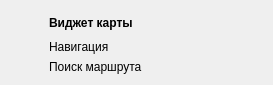
<?xml version="1.0" encoding="UTF-8"?>
<ui version="4.0">
 <class>StatusBarMapWidgetToolTip</class>
 <widget class="QWidget" name="StatusBarMapWidgetToolTip">
  <property name="geometry">
   <rect>
    <x>0</x>
    <y>0</y>
    <width>273</width>
    <height>85</height>
   </rect>
  </property>
  <property name="sizePolicy">
   <sizepolicy hsizetype="Preferred" vsizetype="Preferred">
    <horstretch>0</horstretch>
    <verstretch>0</verstretch>
   </sizepolicy>
  </property>
  <property name="minimumSize">
   <size>
    <width>230</width>
    <height>75</height>
   </size>
  </property>
  <property name="maximumSize">
   <size>
    <width>16777215</width>
    <height>85</height>
   </size>
  </property>
  <property name="windowTitle">
   <string>Form</string>
  </property>
  <layout class="QHBoxLayout" name="horizontalLayout">
   <item>
    <widget class="QLabel" name="labelInfoIcon">
     <property name="sizePolicy">
      <sizepolicy hsizetype="Fixed" vsizetype="Fixed">
       <horstretch>0</horstretch>
       <verstretch>0</verstretch>
      </sizepolicy>
     </property>
     <property name="minimumSize">
      <size>
       <width>32</width>
       <height>32</height>
      </size>
     </property>
     <property name="maximumSize">
      <size>
       <width>32</width>
       <height>32</height>
      </size>
     </property>
     <property name="text">
      <string/>
     </property>
     <property name="alignment">
      <set>Qt::AlignCenter</set>
     </property>
    </widget>
   </item>
   <item>
    <layout class="QVBoxLayout" name="verticalLayout">
     <item>
      <widget class="QLabel" name="labelCaption">
       <property name="font">
        <font>
         <weight>75</weight>
         <italic>false</italic>
         <bold>true</bold>
        </font>
       </property>
       <property name="text">
        <string>Виджет карты</string>
       </property>
       <property name="textFormat">
        <enum>Qt::PlainText</enum>
       </property>
       <property name="wordWrap">
        <bool>false</bool>
       </property>
       <property name="margin">
        <number>0</number>
       </property>
       <property name="textInteractionFlags">
        <set>Qt::LinksAccessibleByMouse</set>
       </property>
      </widget>
     </item>
     <item>
      <layout class="QFormLayout" name="formLayout">
       <item row="0" column="0" colspan="2">
        <widget class="QLabel" name="labelDataText">
         <property name="text">
          <string>Навигация</string>
         </property>
         <property name="textFormat">
          <enum>Qt::PlainText</enum>
         </property>
         <property name="wordWrap">
          <bool>false</bool>
         </property>
         <property name="margin">
          <number>0</number>
         </property>
         <property name="textInteractionFlags">
          <set>Qt::LinksAccessibleByMouse</set>
         </property>
        </widget>
       </item>
       <item row="1" column="0" colspan="2">
        <widget class="QLabel" name="labelDataTextAll">
         <property name="text">
          <string>Поиск маршрута</string>
         </property>
         <property name="textFormat">
          <enum>Qt::PlainText</enum>
         </property>
         <property name="wordWrap">
          <bool>false</bool>
         </property>
         <property name="margin">
          <number>0</number>
         </property>
         <property name="textInteractionFlags">
          <set>Qt::LinksAccessibleByMouse</set>
         </property>
        </widget>
       </item>
      </layout>
     </item>
    </layout>
   </item>
  </layout>
 </widget>
 <resources/>
 <connections/>
</ui>
